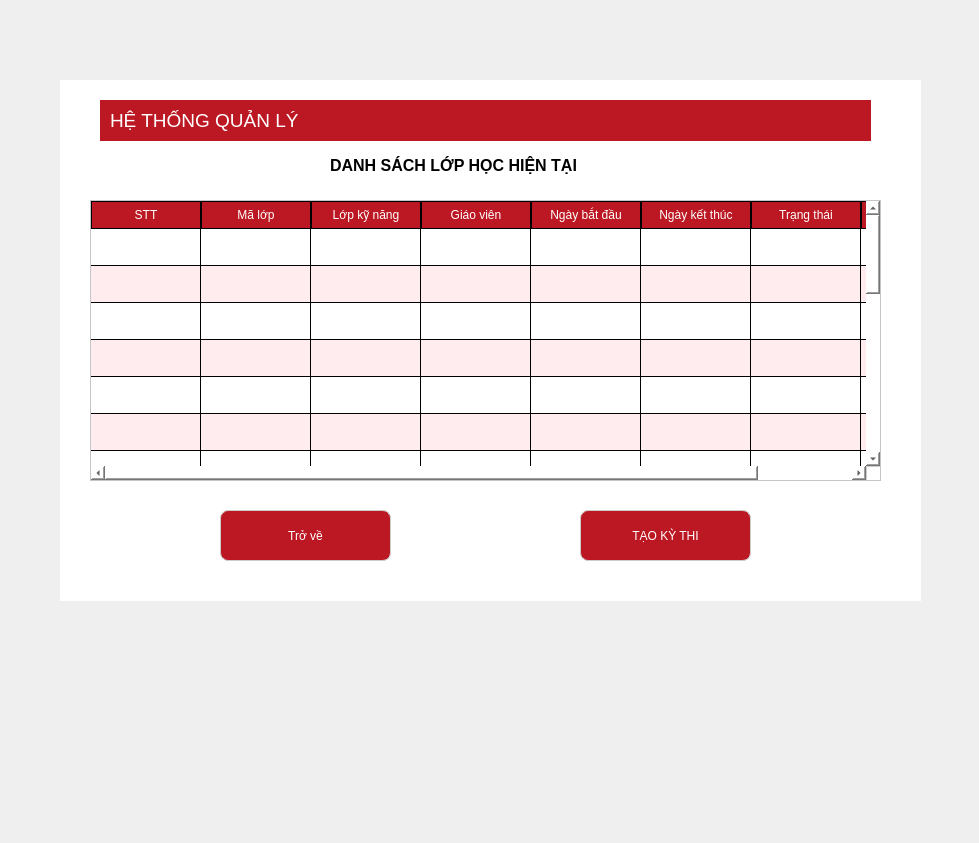
<?xml version="1.0" encoding="UTF-8"?>
<ui version="4.0">
 <class>Dialog</class>
 <widget class="QDialog" name="Dialog">
  <property name="geometry">
   <rect>
    <x>0</x>
    <y>0</y>
    <width>979</width>
    <height>843</height>
   </rect>
  </property>
  <property name="windowTitle">
   <string>Dialog</string>
  </property>
  <widget class="QWidget" name="widget" native="true">
   <property name="geometry">
    <rect>
     <x>60</x>
     <y>80</y>
     <width>861</width>
     <height>521</height>
    </rect>
   </property>
   <property name="styleSheet">
    <string notr="true">background: white;
</string>
   </property>
   <widget class="QLabel" name="label">
    <property name="geometry">
     <rect>
      <x>40</x>
      <y>20</y>
      <width>771</width>
      <height>41</height>
     </rect>
    </property>
    <property name="font">
     <font>
      <family>MS Shell Dlg 2</family>
      <pointsize>14</pointsize>
      <weight>9</weight>
      <italic>false</italic>
      <bold>false</bold>
     </font>
    </property>
    <property name="styleSheet">
     <string notr="true">QLabel {
	font: 75 14pt &quot;MS Shell Dlg 2&quot;;

	
    background-color: #BC1823;
	
    color: white;
    padding: 5px;
}
</string>
    </property>
    <property name="text">
     <string>HỆ THỐNG QUẢN LÝ</string>
    </property>
   </widget>
   <widget class="QPushButton" name="trove">
    <property name="geometry">
     <rect>
      <x>160</x>
      <y>430</y>
      <width>171</width>
      <height>51</height>
     </rect>
    </property>
    <property name="styleSheet">
     <string notr="true">QPushButton {
    /* Font Segoe UI, cỡ chữ 10pt, độ đậm 700 (Bold) */
    font: 700 10pt &quot;Segoe UI&quot;; 
    color: white;
    background-color: #bc1823;
    border-radius: 8px; /* Bo góc 8px theo yêu cầu của bạn */
    padding: 12px;      /* Padding 12px theo yêu cầu của bạn */
    border: 1px solid #ccc;
    text-transform: uppercase; /* In hoa toàn bộ chữ để trông quyền lực hơn (tùy chọn) */
}

QPushButton:hover {
    background-color: #ffecee;
    color: #bc1823; /* Chữ đỏ đậm trên nền hồng nhạt sẽ đẹp hơn đen */
    border: 2px solid #df9da2;
}</string>
    </property>
    <property name="text">
     <string>Trở về</string>
    </property>
   </widget>
   <widget class="QPushButton" name="taokythi">
    <property name="geometry">
     <rect>
      <x>520</x>
      <y>430</y>
      <width>171</width>
      <height>51</height>
     </rect>
    </property>
    <property name="styleSheet">
     <string notr="true">QPushButton {
    /* Font Segoe UI, cỡ chữ 10pt, độ đậm 700 (Bold) */
    font: 700 10pt &quot;Segoe UI&quot;; 
    color: white;
    background-color: #bc1823;
    border-radius: 8px; /* Bo góc 8px theo yêu cầu của bạn */
    padding: 12px;      /* Padding 12px theo yêu cầu của bạn */
    border: 1px solid #ccc;
    text-transform: uppercase; /* In hoa toàn bộ chữ để trông quyền lực hơn (tùy chọn) */
}

QPushButton:hover {
    background-color: #ffecee;
    color: #bc1823; /* Chữ đỏ đậm trên nền hồng nhạt sẽ đẹp hơn đen */
    border: 2px solid #df9da2;
}</string>
    </property>
    <property name="text">
     <string>TẠO KỲ THI</string>
    </property>
   </widget>
   <widget class="QTableWidget" name="danhsachlopday1">
    <property name="geometry">
     <rect>
      <x>30</x>
      <y>120</y>
      <width>791</width>
      <height>281</height>
     </rect>
    </property>
    <property name="styleSheet">
     <string notr="true">QTableWidget {
	font: 75 9pt &quot;MS Shell Dlg 2&quot;;
    background-color: white;
	alternate-background-color:#ffecee;
    gridline-color: black;
}

QHeaderView::section {
    background-color: #bc1823;
    color: white;
    padding: 4px;
    border: 1px solid black;
}

</string>
    </property>
    <property name="verticalScrollBarPolicy">
     <enum>Qt::ScrollBarAsNeeded</enum>
    </property>
    <property name="showDropIndicator" stdset="0">
     <bool>true</bool>
    </property>
    <property name="dragDropOverwriteMode">
     <bool>true</bool>
    </property>
    <property name="alternatingRowColors">
     <bool>true</bool>
    </property>
    <property name="showGrid">
     <bool>true</bool>
    </property>
    <attribute name="horizontalHeaderDefaultSectionSize">
     <number>110</number>
    </attribute>
    <attribute name="horizontalHeaderShowSortIndicator" stdset="0">
     <bool>false</bool>
    </attribute>
    <attribute name="horizontalHeaderStretchLastSection">
     <bool>true</bool>
    </attribute>
    <attribute name="verticalHeaderVisible">
     <bool>false</bool>
    </attribute>
    <attribute name="verticalHeaderDefaultSectionSize">
     <number>37</number>
    </attribute>
    <attribute name="verticalHeaderShowSortIndicator" stdset="0">
     <bool>false</bool>
    </attribute>
    <row>
     <property name="text">
      <string/>
     </property>
    </row>
    <row>
     <property name="text">
      <string/>
     </property>
    </row>
    <row>
     <property name="text">
      <string/>
     </property>
    </row>
    <row>
     <property name="text">
      <string/>
     </property>
    </row>
    <row>
     <property name="text">
      <string/>
     </property>
    </row>
    <row>
     <property name="text">
      <string/>
     </property>
    </row>
    <row>
     <property name="text">
      <string/>
     </property>
    </row>
    <row>
     <property name="text">
      <string/>
     </property>
    </row>
    <row>
     <property name="text">
      <string/>
     </property>
    </row>
    <row>
     <property name="text">
      <string/>
     </property>
    </row>
    <row>
     <property name="text">
      <string/>
     </property>
    </row>
    <row>
     <property name="text">
      <string/>
     </property>
    </row>
    <row>
     <property name="text">
      <string/>
     </property>
    </row>
    <row>
     <property name="text">
      <string/>
     </property>
    </row>
    <row>
     <property name="text">
      <string/>
     </property>
    </row>
    <row>
     <property name="text">
      <string/>
     </property>
    </row>
    <row>
     <property name="text">
      <string/>
     </property>
    </row>
    <row>
     <property name="text">
      <string/>
     </property>
    </row>
    <column>
     <property name="text">
      <string>STT</string>
     </property>
    </column>
    <column>
     <property name="text">
      <string>Mã lớp</string>
     </property>
    </column>
    <column>
     <property name="text">
      <string>Lớp kỹ năng</string>
     </property>
    </column>
    <column>
     <property name="text">
      <string>Giáo viên</string>
     </property>
    </column>
    <column>
     <property name="text">
      <string>Ngày bắt đầu</string>
     </property>
    </column>
    <column>
     <property name="text">
      <string>Ngày kết thúc</string>
     </property>
    </column>
    <column>
     <property name="text">
      <string>Trạng thái</string>
     </property>
    </column>
    <column>
     <property name="text">
      <string>Sĩ số</string>
     </property>
    </column>
    <item row="0" column="0">
     <property name="text">
      <string/>
     </property>
     <property name="font">
      <font>
       <pointsize>10</pointsize>
       <weight>75</weight>
       <bold>true</bold>
      </font>
     </property>
    </item>
   </widget>
   <widget class="QLabel" name="label_2">
    <property name="geometry">
     <rect>
      <x>270</x>
      <y>70</y>
      <width>351</width>
      <height>31</height>
     </rect>
    </property>
    <property name="font">
     <font>
      <pointsize>12</pointsize>
      <weight>75</weight>
      <bold>true</bold>
     </font>
    </property>
    <property name="text">
     <string>DANH SÁCH LỚP HỌC HIỆN TẠI</string>
    </property>
   </widget>
  </widget>
 </widget>
 <resources/>
 <connections/>
</ui>
